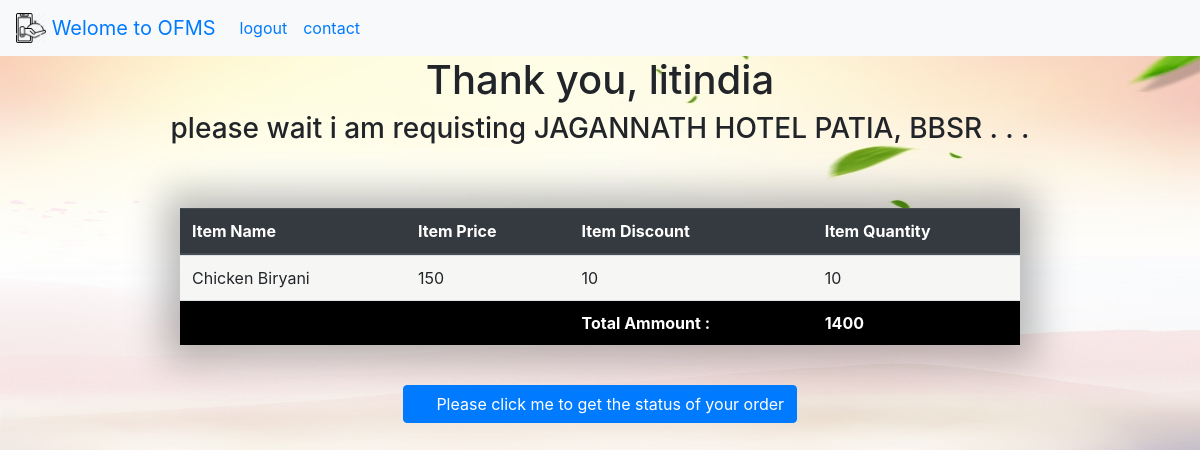
Screenshot of /orderstatus/25/ (signed in) with the database file from the repository.
### service/models.py (models this page shows, shortened)
class  Order ( models . Model ) :
	username = models . CharField ( max_length = 50 )
	hotel_id = models . CharField ( max_length = 20 )
	item_ids = models . CharField ( max_length = 500 )
	order_date = models . DateField ( default = datetime . now  )
	hotel_status = models . CharField ( max_length = 30 ,default='Please Wait for Hotel conformation !', choices = [ [i,i] for i in  ['cancel', 'accept', 'processing', 'cooking', 'packed', 'delivered', 'orderonhandofdelvboy', 'On the Way', 'iod', 'Delivered']])
	order_address = models . CharField ( max_length = 500 , default = 'None', null = True )
	user_hotel_reting = models . IntegerField ( null = True )
	user_delivery_boy_reting = models . IntegerField ( null = True )
	user_review = models . CharField ( max_length = 100 , null = True )

class Hotel ( models . Model ) :
	hotel_name = models . CharField ( max_length = 30 , unique=True, null = True , default = None )
	hotel_address = models . CharField ( max_length = 100, null = True , default = None  )
	hotel_phone_number = models . CharField ( max_length = 20 )
	hotel_reting = models . IntegerField ( null = True , default = 0)
	hoel_image = models . CharField ( max_length = 1000 , null = True , default = None )
	def __str__ ( self ) :
		return self . hotel_name + ' '  + self . hotel_address

class Item ( models . Model ) :
	hotel = models . ForeignKey( Hotel , on_delete=models.CASCADE, null = True , default = None )
	item_name = models . CharField ( max_length = 30  )
	item_price = models . IntegerField ( null = True , default = 0)
	item_discount = models . IntegerField ( null = True , default = 0)
	item_image = models . CharField ( max_length = 1000 , null = True , default = None )

### service/views.py (the view)
def orderstatus ( request, id ) :
	obj = Order . objects . get ( id = id )  #
	order = { 'orderid' : obj . id  , 'username':request.session['username'],
	'hotel_id' : obj . hotel_id, 'item_ids' : eval(obj.item_ids)}
	print ( order )
	hotelName = Hotel . objects . filter ( id = order['hotel_id'] ) [0]
	itemsName = [ Item . objects . get ( id = x ) . item_name for x in order ['item_ids'] [0] ]
	itemsPrice = [ Item . objects . get ( id = x ) . item_price for x in order ['item_ids'] [0] ]
	itemdiscount=[ Item . objects . get ( id = x ) . item_discount for x in order ['item_ids'] [0] ]
	itemsQt = order ['item_ids'] [ 1 ]
	itemsQt = [ 0 if x == '' else x for x in itemsQt ]
	xorder = zip ( itemsName, itemsPrice,  itemdiscount, itemsQt  )
	price_after_discount = [ x - y for x , y in zip ( itemsPrice , itemdiscount )]
	print ( price_after_discount )
	total = sum ( [ int (x) * int(y) for x , y in zip ( itemsQt , price_after_discount )] )
	return render ( request , 'placeorder.html', {'order' : Order . objects.get ( id = id ) , 'hotel' : hotelName, \
		'itemsName' : itemsName, 'itemsPrice' : itemsPrice, 'itemdiscount':itemdiscount,'itemsQt' : itemsQt , 'xorder' : xorder,\
		'total' : total , 'status' : 'login' } )

### service/templates/placeorder.html (shortened to what this page needs)
{%extends 'base.html'%}
{%load static%}
{%block myblock%}
	<h1 align="center"> Thank you, {{ order.username }} </h1>
	<h3 align="center">please wait i am requisting {{ hotel }}  . . . </h3>
	<table align="center" class="table" style="width: 70%">
	<thead class="thead-dark">
	<tr>
		<th> Item Name </th>
		<th> Item Price </th>
		<th> Item Discount </th>
		<th> Item Quantity</th>
	</tr>
	</thead>
	{% for x in xorder %}
		{% if x.3 != 0 %}
		<tr>
			<td> {{ x.0 }} </td>
			<td> {{ x.1 }} </td>
			<td> {{ x.2 }} </td>
			<td> {{ x.3 }} </td>
		</tr>
		{% endif %}
	{% endfor %}
		<tr style="color: white; background-color : black ">
			<td>
			</td>
			<td>
			</td>
			<td>
				<b>Total Ammount : </b>
			</td>
			<td>
			 <b>{{ total }}</b>
			</td>
		</tr>
	</table>
	<center>
	<button  class="btn btn-primary" type="button" id = 'myButton'>
  	Please click me to get the status of your order
	</button>
	</center>
{%endblock%}

### service/templates/placeorder.html (style rules this page uses)
table { background-color: #f6f6f4; margin: 30px auto; border-collapse: separate; border-spacing: 0; box-shadow: 0px 0px 36px 15px rgba(0, 0, 0, 0.28); }

### rows the page displays
Order: username "litindia"
Hotel: hotel_name+hotel_address "JAGANNATH HOTEL PATIA, BBSR"
Item: item_name "Chicken Biryani", item_price "150", item_discount "10"

### other values shown
{{ total }} "1400"
